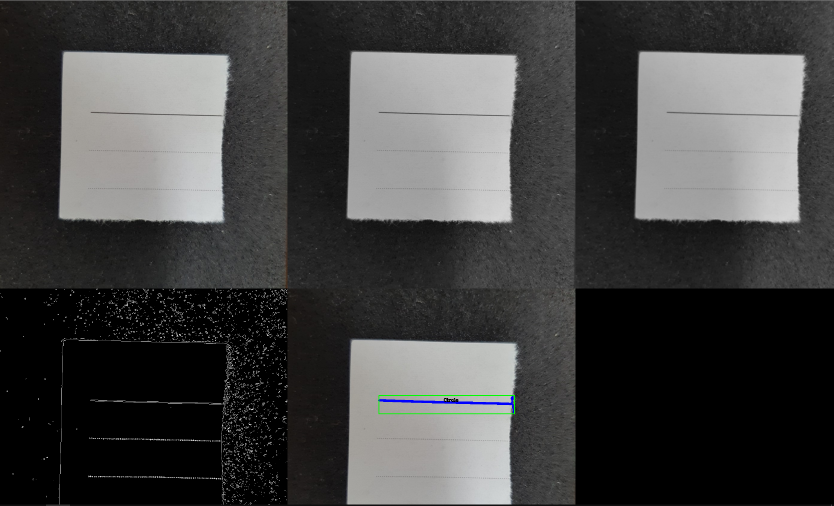
//> input picture team_project/Python/cvbuild/cvbuildproject/test/test1.png, 1667 x 1011 px (shown at 1/2 size)
$ ./image_exam   (built with g++ and OpenCV 4)
//> lines starting //> are read from the running program, lines starting //| are printed output that depends on the picture; after the words box and inside, x2 and y2 are one past the last pixel; in counts of white or black regions, pixels touching at a corner belong together
#include <opencv2/opencv.hpp>
#include <opencv2/highgui.hpp>
#include <opencv2/core.hpp>
#include <iostream>

using namespace cv;
using namespace std;

int main()
{
	Mat image;
	image = imread("test\\test1.png");
//> image is the input picture: 1011 rows x 1667 cols, CV_8UC3; mean B, G, R 66.1, 66.4, 66.5

	if (image.empty())
	{
		cout << "image reading error" << endl;
		return 0;
	}

	resize(image, image, Size(), 0.5, 0.5);
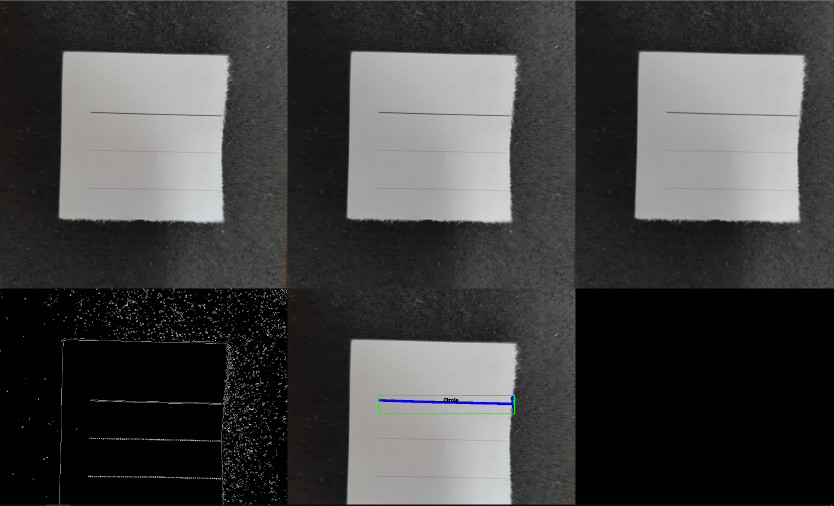
//> image: 506 rows x 834 cols, CV_8UC3; mean B, G, R 66.1, 66.5, 66.5

	Mat gray;
	cvtColor(image, gray, COLOR_BGR2GRAY);
	medianBlur(gray, gray, 9);
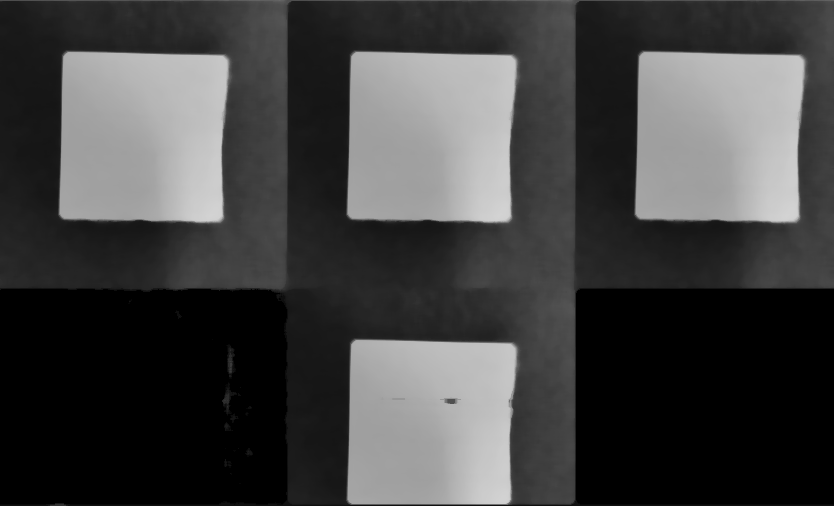
//> gray: 506 rows x 834 cols, CV_8UC1; min 0, max 211, mean 65.7

	Mat threshold;
	adaptiveThreshold(gray,threshold, 255, ADAPTIVE_THRESH_MEAN_C, THRESH_BINARY_INV, 11, 2);
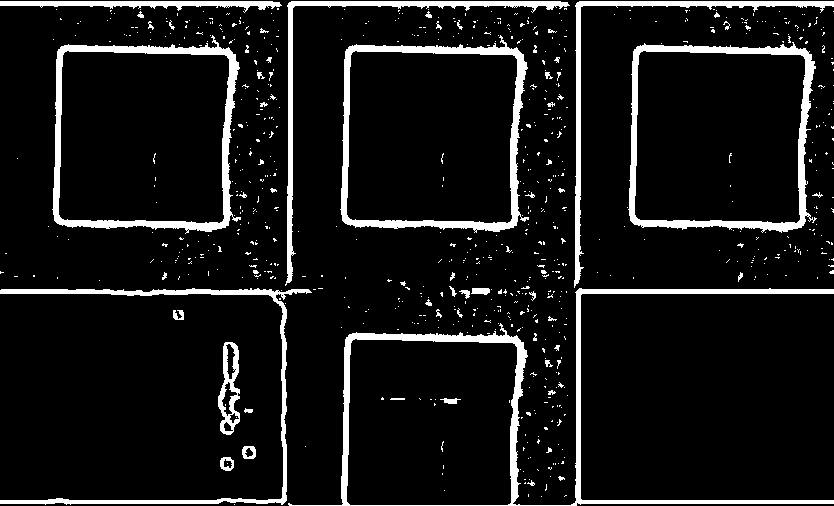
//> threshold: 506 rows x 834 cols, CV_8UC1; 8.8% white; 737 white regions (682 under 20 px), largest, box (x1, y1, x2, y2) and area: (288, 288, 834, 506) 7142, (52, 35, 241, 234) 4803, (340, 35, 529, 233) 4803

	imshow("Test image", image);
	imshow("Gray image", gray);
	imshow("threshold", threshold);

	waitKey(0);

	return 0;
}

$ run again, with team_project/Python/cvbuild/cvbuildproject/test/test2.jpg saved as team_project/Python/cvbuild/cvbuildproject/test/test1.png
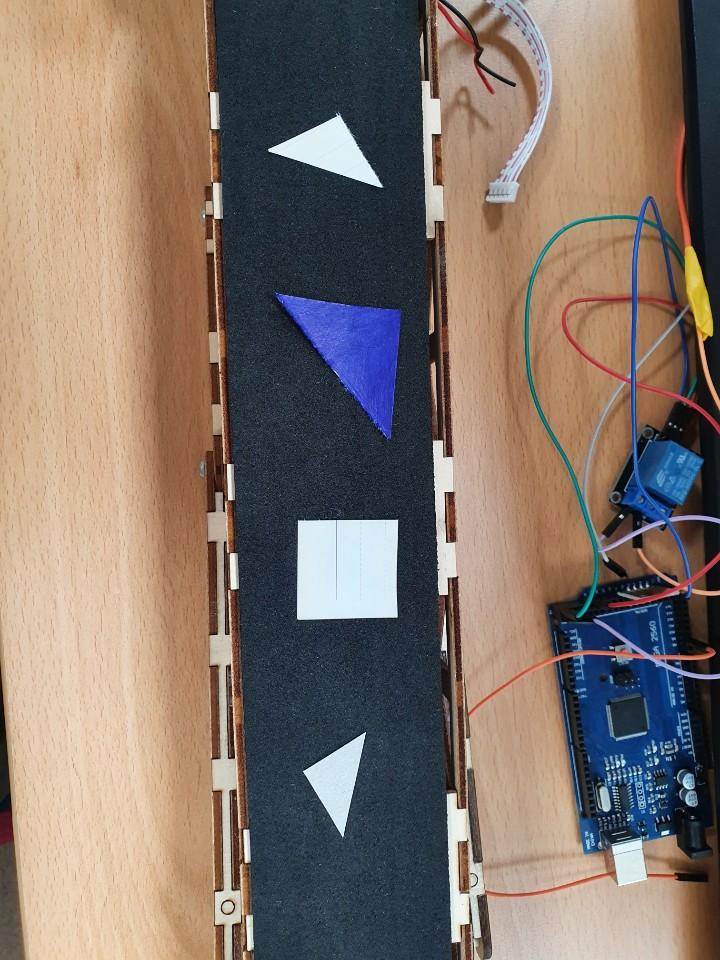
//> input picture team_project/Python/cvbuild/cvbuildproject/test/test2.jpg, 720 x 960 px
//> image is the input picture: 960 rows x 720 cols, CV_8UC3; mean B, G, R 106.7, 116.3, 130.8
//> image: 480 rows x 360 cols, CV_8UC3
//> `medianBlur(gray, gray, 9);`:
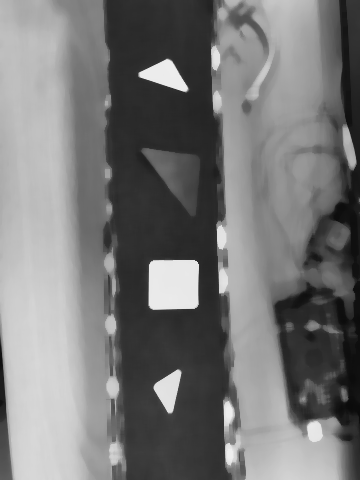
//> gray: 480 rows x 360 cols, CV_8UC1; min 11, max 239, mean 119.2
//> `adaptiveThreshold(gray,threshold, 255, ADAPTIVE_THRESH_MEAN_C, THRESH_..`:
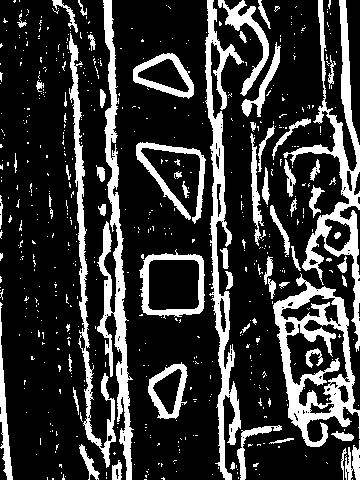
//> threshold: 480 rows x 360 cols, CV_8UC1; 21.5% white; 601 white regions (536 under 20 px), largest, box (x1, y1, x2, y2) and area: (273, 273, 360, 447) 5221, (283, 0, 360, 352) 4899, (97, 0, 134, 480) 4881
